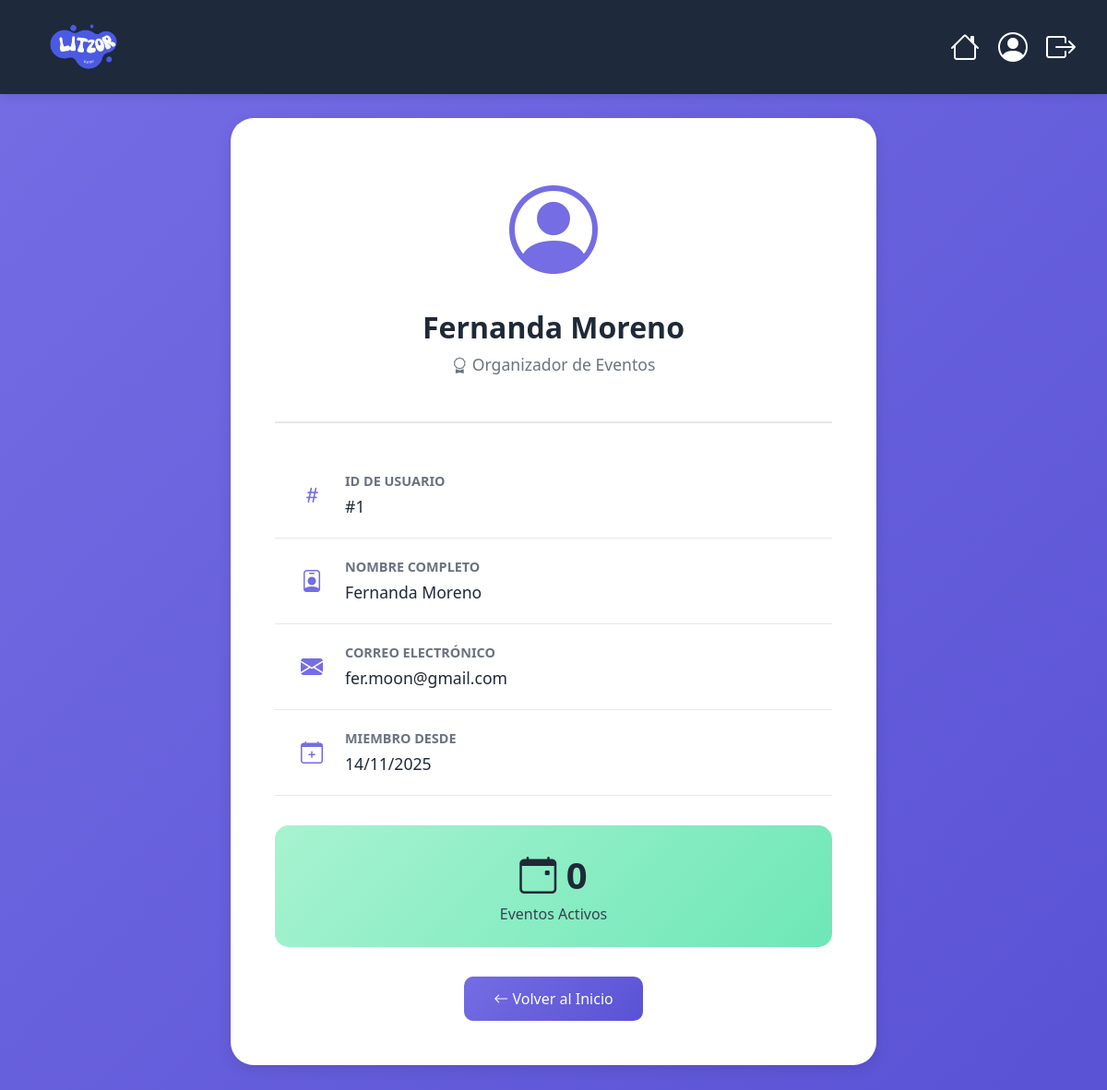
The app's page /php/perfil_usuario.php (signed in) with its own data.
### tables this page shows
CREATE TABLE `clientes` (
    `id_cl` int(11) NOT NULL AUTO_INCREMENT,
    `nombre_cl` varchar(50) NOT NULL,
    `correo_cl` varchar(50) NOT NULL,
    `contrasena_cl` varchar(255) NOT NULL,
    `tipo_usuario` int(1) NOT NULL DEFAULT 1 COMMENT '1=Organizador (Web), 2=Administrador (Web)',
    `fecha_registro` timestamp NOT NULL DEFAULT CURRENT_TIMESTAMP,
    PRIMARY KEY (`id_cl`),
    UNIQUE KEY `correo_cl` (`correo_cl`),
    KEY `idx_tipo_usuario` (`tipo_usuario`)
);

### php/perfil_usuario.php (the view, shortened to what this page needs)
<?php
require_once 'conexion_db.php';
$id_usuario = $_SESSION['id_cl'];
$consulta = "SELECT * FROM clientes WHERE id_cl = ?";
$stmt = mysqli_prepare($conexion, $consulta);
mysqli_stmt_bind_param($stmt, "i", $id_usuario);
mysqli_stmt_execute($stmt);
$resultado = mysqli_stmt_get_result($stmt);
$usuario = mysqli_fetch_assoc($resultado);
$sql_eventos = "SELECT COUNT(*) as total FROM eventos WHERE id_organizador = ? AND estado = 'activo'";
$stmt_ev = mysqli_prepare($conexion, $sql_eventos);
mysqli_stmt_bind_param($stmt_ev, "i", $id_usuario);
mysqli_stmt_execute($stmt_ev);
$result_ev = mysqli_stmt_get_result($stmt_ev);
$eventos_count = mysqli_fetch_assoc($result_ev)['total'];
?>
<!DOCTYPE html>
<html lang="es">
<head>
    <link rel="stylesheet" href="../assets/css/bootstrap.css">
    <link rel="stylesheet" href="../assets/css/bootstrap-icons.css">
    <link rel="stylesheet" href="../assets/css/styles.css">
</head>
<body>
    <header id="navSection">
        <div class="container-fluid">
            <div class="row align-items-center">
                <div class="col-6">
                    <div class="logo">
                        <a href="../index.html" class="navbar-brand">
                            <img src="../assets/img/logo-wout-bg.png" alt="Litzor Logo">
                        </a>
                    </div>
                </div>
                <div class="col-6">
                    <nav class="navbar navbar-expand-lg">
                        <div class="container-fluid">
                            <div class="navbar-collapse justify-content-end">
                                <ul class="navbar-nav">
                                    <li class="nav-item">
                                        <a class="nav-link" href="home.php">
                                            <i class="bi bi-house"></i>
                                        </a>
                                    </li>
                                    <li class="nav-item">
                                        <a class="nav-link active" href="perfil_usuario.php">
                                            <i class="bi bi-person-circle"></i>
                                        </a>
                                    </li>
                                    <li class="nav-item">
                                        <a class="nav-link" href="logout.php">
                                            <i class="bi bi-box-arrow-right"></i>
                                        </a>
                                    </li>
                                </ul>
                            </div>
                        </div>
                    </nav>
                </div>
            </div>
        </div>
    </header>
    <section class="py-5">
        <div class="container">
            <div class="profile-card">
                <div class="profile-header">
                    <div class="profile-icon">
                        <i class="bi bi-person-circle"></i>
                    </div>
                    <h1 class="profile-title"><?php echo htmlspecialchars($usuario['nombre_cl']); ?></h1>
                    <p class="profile-subtitle">
                        <i class="bi bi-award"></i> Organizador de Eventos
                    </p>
                </div>
                <?php if ($usuario): ?>
                    <div class="info-row">
                        <div class="info-icon">
                            <i class="bi bi-hash"></i>
                        </div>
                        <div class="info-content">
                            <div class="info-label">ID de Usuario</div>
                            <div class="info-value">#<?php echo htmlspecialchars($usuario['id_cl']); ?></div>
                        </div>
                    </div>
                    <div class="info-row">
                        <div class="info-icon">
                            <i class="bi bi-person-badge"></i>
                        </div>
                        <div class="info-content">
                            <div class="info-label">Nombre Completo</div>
                            <div class="info-value"><?php echo htmlspecialchars($usuario['nombre_cl']); ?></div>
                        </div>
                    </div>
                    <div class="info-row">
                        <div class="info-icon">
                            <i class="bi bi-envelope-fill"></i>
                        </div>
                        <div class="info-content">
                            <div class="info-label">Correo Electrónico</div>
                            <div class="info-value"><?php echo htmlspecialchars($usuario['correo_cl']); ?></div>
                        </div>
                    </div>
                    <div class="info-row">
                        <div class="info-icon">
                            <i class="bi bi-calendar-plus"></i>
                        </div>
                        <div class="info-content">
                            <div class="info-label">Miembro Desde</div>
                            <div class="info-value">
                                <?php echo date('d/m/Y', strtotime($usuario['fecha_registro'])); ?>
                            </div>
                        </div>
                    </div>
                    <div class="stats-container">
                        <div class="stat-number">
                            <i class="bi bi-calendar-event"></i> <?php echo $eventos_count; ?>
                        </div>
                        <div class="stat-label">Eventos Activos</div>
                    </div>
                <?php endif; ?>
                <div class="text-center">
                    <a href="home.php" class="btn-back">
                        <i class="bi bi-arrow-left"></i> Volver al Inicio
                    </a>
                </div>
            </div>
        </div>
    </section>
</body>
</html>

### assets/css/styles.css (style rules this page uses)
body { font-family: 'Segoe UI', Tahoma, Geneva, Verdana, sans-serif; margin: 0; padding: 0; }
.logo { margin: 10px; }
#navSection .nav-link { color: #fff; padding: 0 10px; }
#navSection { display: flex; justify-content: space-between; align-items: center; padding: 0 60px; background: rgba(0, 0, 0, 0.4); position: fixed; top: 0; width: 100%; z-index: 10; box-sizing: border-box; }
.navbar-brand img { height: 70px; width: auto; }

### php/perfil_usuario.php (style rules this page uses)
body { background: linear-gradient(135deg, #746de3ff 0%, #5a52d5 100%); min-height: 100vh; padding-top: 80px; }
#navSection { background-color: #1e293b; padding: 1rem 0; box-shadow: 0 2px 10px rgba(0,0,0,0.1); position: fixed; top: 0; left: 0; right: 0; z-index: 1000; }
.logo img { height: 50px; margin-left: 2rem; }
.nav-link i { font-size: 2rem; color: white; transition: color 0.3s; }
.profile-card { background: white; border-radius: 25px; padding: 3rem; box-shadow: 0 4px 15px rgba(0,0,0,0.1); max-width: 700px; margin: 0 auto; }
.profile-header { text-align: center; margin-bottom: 2rem; padding-bottom: 2rem; border-bottom: 2px solid #e5e7eb; }
.profile-icon { font-size: 6rem; color: #746de3ff; margin-bottom: 1rem; }
.profile-title { font-size: 2rem; font-weight: bold; color: #1f2937; margin-bottom: 0.5rem; }
.profile-subtitle { color: #6b7280; font-size: 1.1rem; }
.info-row { padding: 1.25rem; border-bottom: 1px solid #e5e7eb; display: flex; align-items: center; }
.info-icon { font-size: 1.5rem; color: #746de3ff; margin-right: 1rem; min-width: 40px; text-align: center; }
.info-content { flex: 1; }
.info-label { font-weight: bold; color: #6b7280; font-size: 0.9rem; text-transform: uppercase; margin-bottom: 0.25rem; }
.info-value { color: #1f2937; font-size: 1.1rem; }
.stats-container { background: linear-gradient(135deg, #a7f3d0 0%, #6ee7b7 100%); border-radius: 15px; padding: 1.5rem; margin-top: 2rem; text-align: center; }
.stat-number { font-size: 2.5rem; font-weight: bold; color: #1f2937; }
.stat-label { color: #374151; font-size: 1rem; }
.btn-back { background: linear-gradient(135deg, #746de3ff 0%, #5a52d5 100%); color: white; padding: 0.75rem 2rem; border-radius: 10px; text-decoration: none; display: inline-block; margin-top: 2rem; transition: transform 0.2s; }

### records on screen
clientes: nombre_cl "Fernanda Moreno", id_cl "1", correo_cl "fer.moon@gmail.com", fecha_registro "14/11/2025"

### other values on screen
$eventos_count "0"
